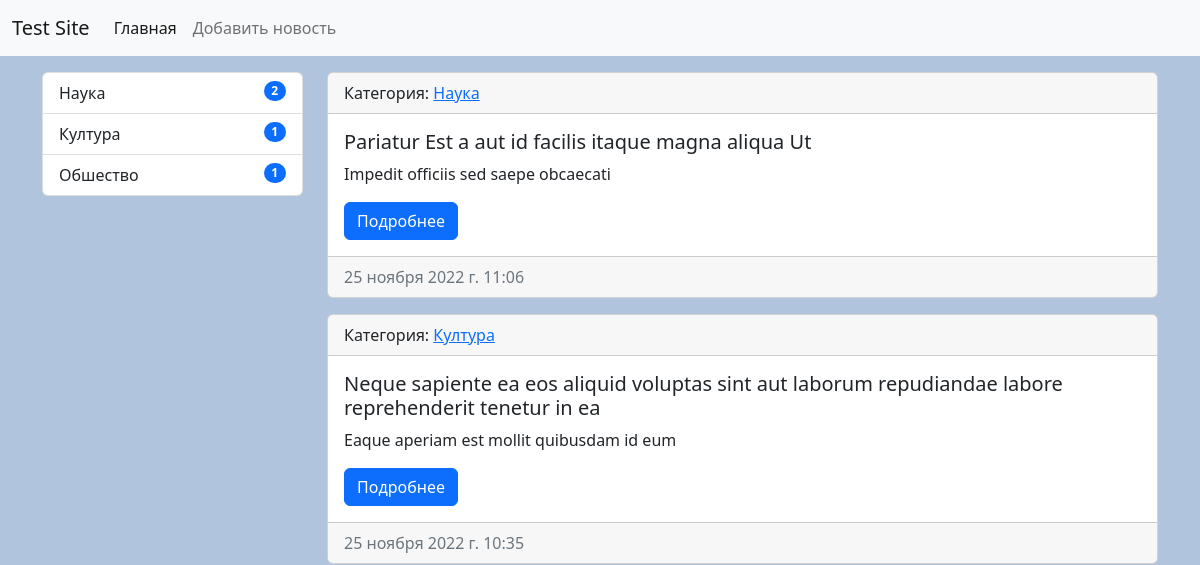
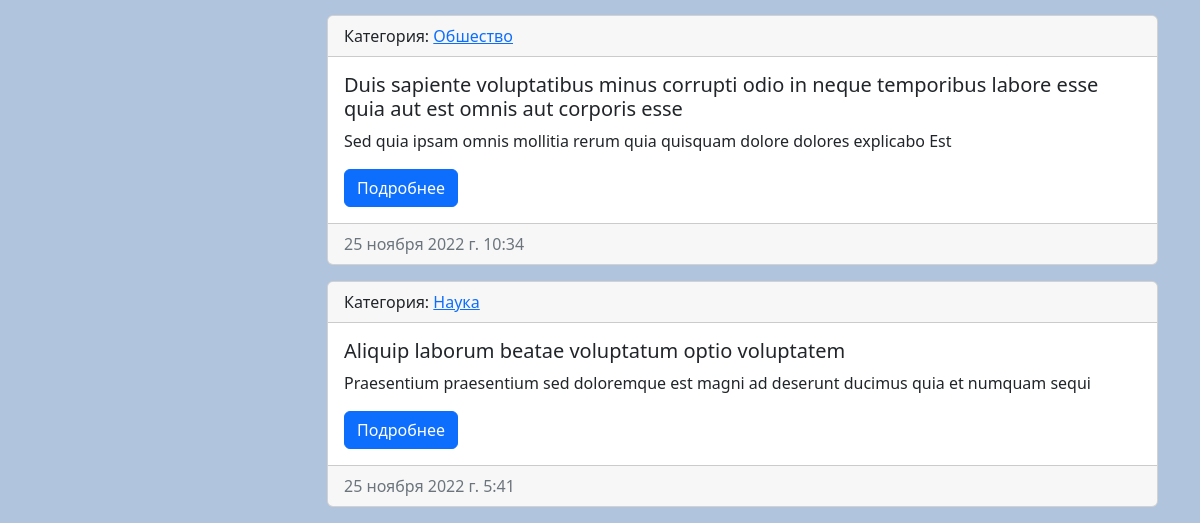
The app's page /, older data (2 pictures, top to bottom).
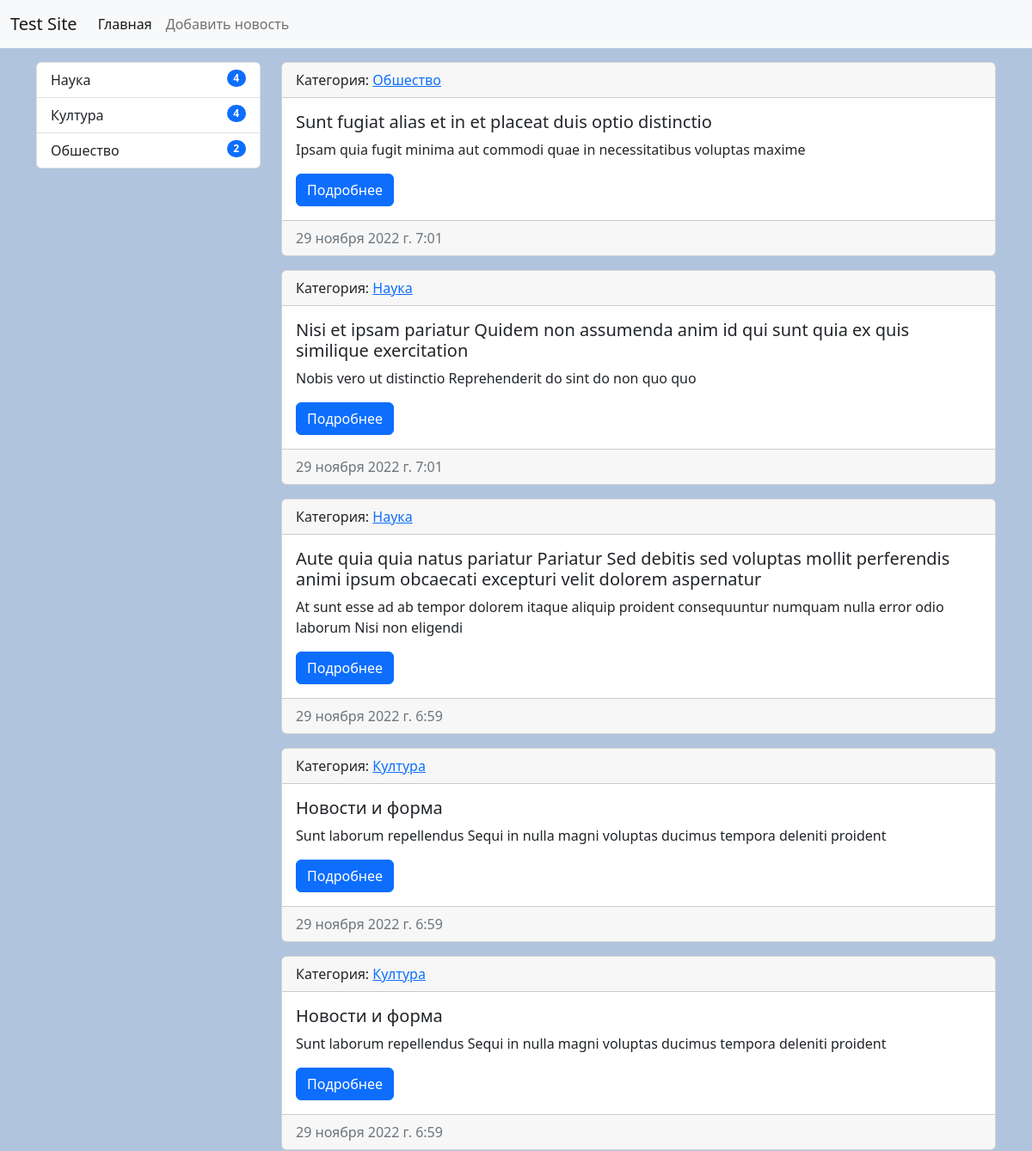
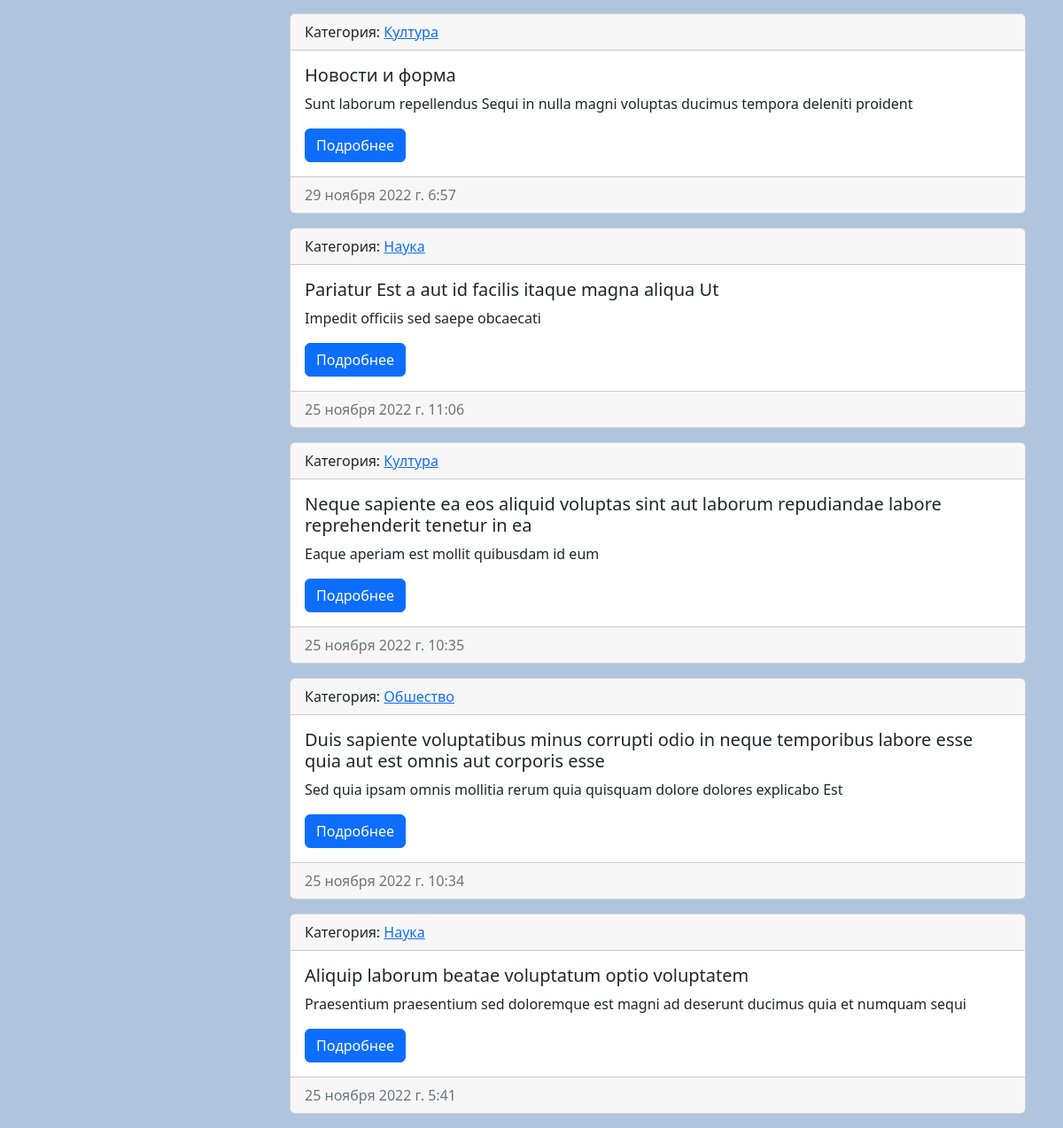
The same page, newer data (2 pictures, top to bottom).
### news/models.py (models this page shows, shortened)
class Category(models.Model):
    title = models.CharField(max_length=150, db_index=True, verbose_name='Наимонавание')
    class Meta:
        verbose_name = 'Категория'
        verbose_name_plural = 'Категории'
        ordering = ['title']

class News(models.Model):
    title = models.CharField(max_length=150, verbose_name='Наимонавание')
    content = models.TextField(blank=True, verbose_name='Контент')
    created_at = models.DateTimeField(auto_now=True, verbose_name='Дата создание')
    updated_at = models.DateTimeField(auto_now_add=True, verbose_name='Дата обновление')
    photo = models.ImageField(upload_to='photos/%Y/%m/%d/', verbose_name='Фото', blank=True)
    is_published = models.BooleanField(default=True, verbose_name='Опубликованно')
    category = models.ForeignKey('Category', on_delete=models.PROTECT, verbose_name='Категории')
    views = models.IntegerField(default=0, verbose_name='Количество просмотров')
    class Meta:
        verbose_name = 'Новость'
        verbose_name_plural = 'Новости'
        ordering = ['-created_at']

### news/views.py (the view)
# urls.py: path('', HomeNews.as_view(), name='home'),
class HomeNews(ListView):
    model = News
    template_name=  'news/index.html'
    context_object_name = 'news'
    def get_context_data(self, **kwargs):
        context = super().get_context_data(**kwargs)
        return context
    def get_queryset(self):
        return News.objects.filter(is_published=True)

### news/templatetags/news_tags.py (called while the page is built)
@register.simple_tag()
def get_categories():
    return Category.objects.annotate(cnt=Count('news')).filter(cnt__gt=0)

### news/templates/news/index.html
{% extends 'base.html' %} {% block sidebar %} {% include 'inc/_sidebar.html' %}
{% endblock %} {% block content %} {% for item in news %}
<div class="card mb-3">
  <div class="card-header">
    Категория:
    <a href="{%  url 'category_show' item.category.id %}"
      >{{ item.category.title }}</a
    >
  </div>
  <div class="card-body d-flex">
    <div>
      <h5 class="card-title">{{ item.title }}</h5>
      <p class="card-text">{{ item.content }}</p>
      <a href="{%  url 'post_show' item.id %}" class="btn btn-primary"
        >Подробнее</a
      >
    </div>
  </div>
  <div class="card-footer text-muted">{{ item.created_at }}</div>
</div>
{% endfor %} {% endblock %}

### templates/base.html (shortened to what this page needs)
{% load static %}
<!DOCTYPE html>
<html lang="en">
<head>
    <link rel="stylesheet" href="{% static 'bootstrap/css/bootstrap.min.css' %}"/>
    <link rel="stylesheet" href="{% static 'css/style.css' %}"/>
</head>
<body>
{% include 'inc/_nav.html' %}
<div class="container">
    <div class="row mt-3">
        <div class="col-md-3">
            {% block sidebar %}{% endblock  %}
        </div>
        <div class="col-md-9">
            {% block content %}{% endblock  %}
        </div>
    </div>
</div>
</body>
</html>

### templates/inc/_nav.html (shortened to what this page needs)
<nav class="navbar navbar-expand-lg bg-light">
    <div class="container-fluid">
        <a class="navbar-brand" href="{%  url 'home' %}">Test Site</a>
        <div class="collapse navbar-collapse" id="navbarSupportedContent">
            <ul class="navbar-nav me-auto mb-2 mb-lg-0">
                <li class="nav-item">
                    <a class="nav-link active" aria-current="page" href="{%  url 'home' %}"
                    >Главная</a
                    >
                </li>
                <li class="nav-item">
                    <a class="nav-link" href="{%  url 'news.create' %}">Добавить новость</a>
                </li>
            </ul>
        </div>
    </div>
</nav>

### templates/inc/_sidebar.html
{% load news_tags %}
<div class="list-group">
  {% get_categories as categories %} {% for item in categories %}
  <a
    href="{%  url 'category_show' item.id %}"
    class="list-group-item list-group-item-action {% if category.id == item.id %} active {% endif %}"
    >{{ item.title }} <span class="badge bg-primary rounded-pill float-end">{{ item.cnt }}</span>
  </a>
  {% endfor %}
</div>

### mysite/static/css/style.css (style rules this page uses)
body { background-color: lightsteelblue !important ; }

Row changes from the older to the newer data that the page shows:
computed for Category "Наука": cnt "2" → "4"
computed for Category "Култура": cnt "1" → "4"
computed for Category "Обшество": cnt "1" → "2"
added News: category "Обшество", title "Sunt fugiat alias et in et placeat duis optio distinctio", content "Ipsam quia fugit minima aut commodi quae in necessitatibus voluptas maxime", created_at "29 ноября 2022 г. 7:01"
added News: category "Наука", title "Nisi et ipsam pariatur Quidem non assumenda anim id qui sunt quia ex quis similique exercitation", content "Nobis vero ut distinctio Reprehenderit do sint do non quo quo", created_at "29 ноября 2022 г. 7:01"
added News: category "Наука", title "Aute quia quia natus pariatur Pariatur Sed debitis sed voluptas mollit perferendis animi ipsum obcaecati excepturi velit dolorem aspernatur", content "At sunt esse ad ab tempor dolorem itaque aliquip proident consequuntur numquam nulla error odio laborum Nisi non eligendi", created_at "29 ноября 2022 г. 6:59"
added News: category "Култура", title "Новости и форма", content "Sunt laborum repellendus Sequi in nulla magni voluptas ducimus tempora deleniti proident", created_at "29 ноября 2022 г. 6:59"
added News: category "Култура", title "Новости и форма", content "Sunt laborum repellendus Sequi in nulla magni voluptas ducimus tempora deleniti proident", created_at "29 ноября 2022 г. 6:59"
added News: category "Култура", title "Новости и форма", content "Sunt laborum repellendus Sequi in nulla magni voluptas ducimus tempora deleniti proident", created_at "29 ноября 2022 г. 6:57"
